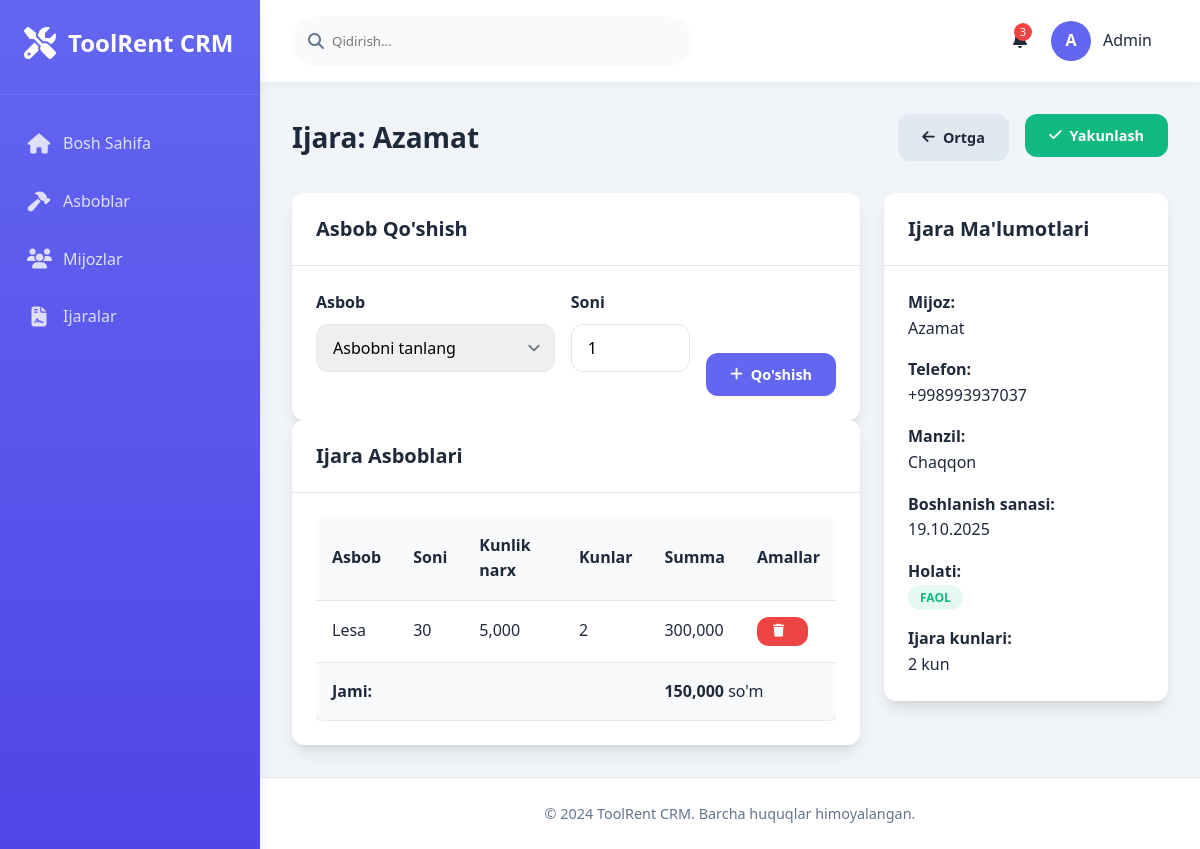
Page /rentals/18/items/ on the earlier database version.
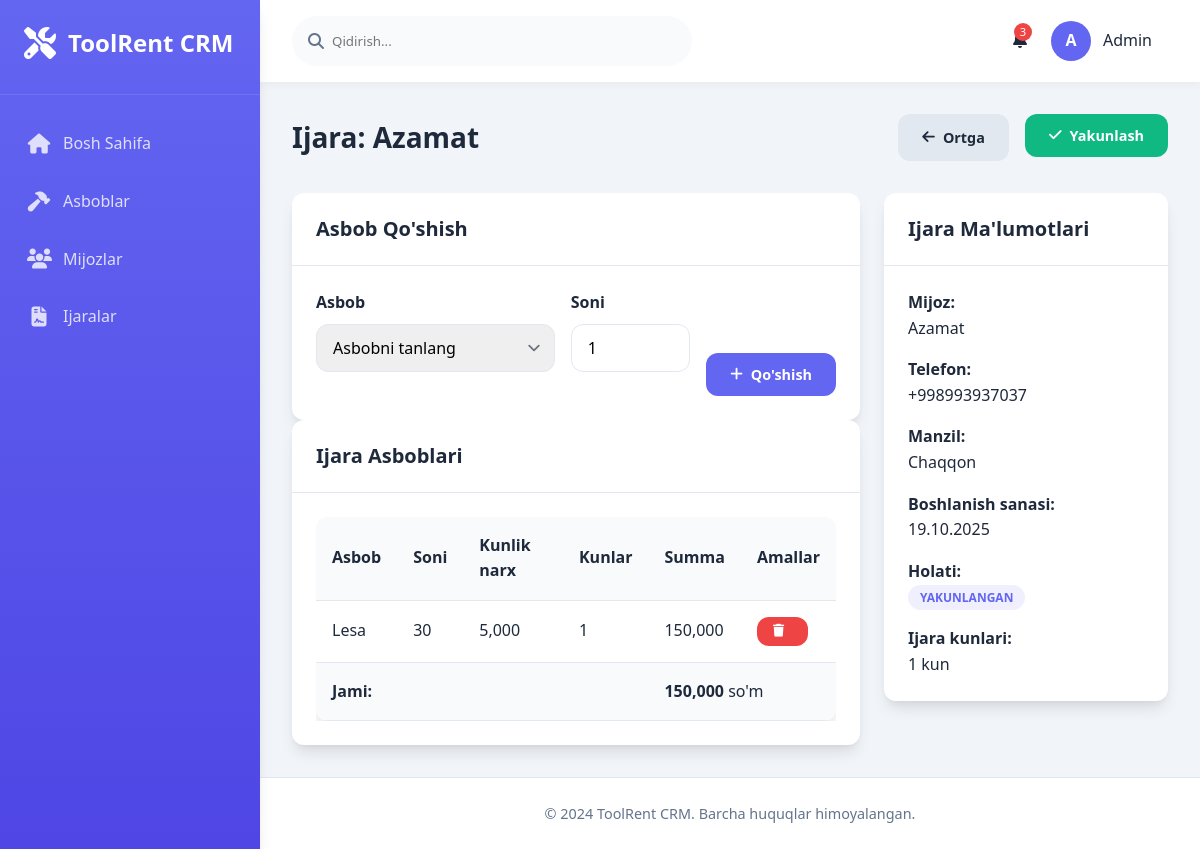
Same page on the later database version.
### main/models.py (models this page shows, shortened)
class RentalItem(models.Model):
    rental = models.ForeignKey(Rental, on_delete=models.CASCADE)
    tool = models.ForeignKey(Tool, on_delete=models.CASCADE, verbose_name="Asbob")
    quantity = models.IntegerField(verbose_name="Soni")
    daily_rate = models.DecimalField(max_digits=10, decimal_places=2, verbose_name="Kunlik narx")
    def get_total_days(self):
        try:
            return self.rental.get_total_days()
        except:
            return 1
    def get_total_amount(self):
        total_days = self.get_total_days()
        total = self.quantity * self.daily_rate * total_days
        return total

class Rental(models.Model):
    STATUS_CHOICES = [
        ('active', 'Faol'),
        ('completed', 'Yakunlangan'),
        ('cancelled', 'Bekor qilingan'),
    ]
    customer = models.ForeignKey(Customer, on_delete=models.CASCADE, verbose_name="Mijoz")
    start_date = models.DateField(verbose_name="Boshlanish sanasi", default=timezone.now)
    end_date = models.DateField(null=True, blank=True, verbose_name="Tugash sanasi")
    total_amount = models.DecimalField(max_digits=12, decimal_places=2, default=0, verbose_name="Jami summa")
    status = models.CharField(max_length=20, choices=STATUS_CHOICES, default='active', verbose_name="Holati")
    created_at = models.DateTimeField(auto_now_add=True)
    def get_total_days(self):
        try:
            if self.end_date:
                days = (self.end_date - self.start_date).days
                return days + 1 if days >= 0 else 1
            else:
                today = timezone.now().date()
                days = (today - self.start_date).days
                return days + 1 if days >= 0 else 1
        except (TypeError, ValueError):
            return 1  # Xato yuz bersa, kamida 1 kun
    class Meta:
        verbose_name = "Ijara"
        verbose_name_plural = "Ijaralar"

class Customer(models.Model):
    name = models.CharField(max_length=200, verbose_name="Ism")
    phone = models.CharField(max_length=20, verbose_name="Telefon")
    address = models.TextField(verbose_name="Manzil")
    created_at = models.DateTimeField(auto_now_add=True)
    class Meta:
        verbose_name = "Mijoz"
        verbose_name_plural = "Mijozlar"

class Tool(models.Model):
    name = models.CharField(max_length=200, verbose_name="Asbob nomi")
    category = models.ForeignKey(ToolCategory, on_delete=models.CASCADE, verbose_name="Kategoriya")
    daily_price = models.DecimalField(max_digits=10, decimal_places=2, verbose_name="Kunlik narx")
    quantity_total = models.IntegerField(verbose_name="Jami soni")
    quantity_available = models.IntegerField(verbose_name="Mavjud soni")
    is_active = models.BooleanField(default=True, verbose_name="Faol")
    created_at = models.DateTimeField(auto_now_add=True)
    class Meta:
        verbose_name = "Asbob"
        verbose_name_plural = "Asboblar"

### main/views.py (the view, shortened to what this page needs)
# urls.py: path('rentals/<int:rental_id>/items/', views.add_rental_items, name='add_rental_items'),
def add_rental_items(request, rental_id):
    rental = get_object_or_404(Rental, id=rental_id)
    tools = Tool.objects.filter(quantity_available__gt=0, is_active=True)
    rental_items = rental.rentalitem_set.all()
    context = {
        'rental': rental,
        'tools': tools,
        'rental_items': rental_items,
    }
    return render(request, 'main/add_rental_items.html', context)

### main/templates/main/add_rental_items.html (shortened to what the changed rows need)
{% extends 'main/base.html' %}
{% block content %}
<div class="page-title">
    <h2>Ijara: {{ rental.customer.name }}</h2>
    <div style="display: flex; gap: 1rem;">
        <a href="{% url 'main:rental_list' %}" class="btn btn-secondary">
        </a>
        {% if rental.rentalitem_set.exists %}
        <form method="post" style="display: inline;">
        </form>
        {% endif %}
    </div>
</div>
<div class="content-grid">
    <div class="left-column">
        <div class="card">
            <div class="card-body">
                {% if rental_items %}
                <div class="table-container">
                    <table class="table">
                        <thead>
                            <tr>
                                <th>Asbob</th>
                                <th>Soni</th>
                                <th>Kunlik narx</th>
                                <th>Kunlar</th>
                                <th>Summa</th>
                                <th>Amallar</th>
                            </tr>
                        </thead>
                        <tbody>
                            {% for item in rental_items %}
                            <tr>
                                <td>{{ item.tool.name }}</td>
                                <td class="number-format">{{ item.quantity }}</td>
                                <td class="number-format">{{ item.daily_rate|floatformat:0 }}</td>
                                <td class="number-format">{{ item.get_total_days }}</td>
                                <td class="number-format">
                                    {{ item.get_total_amount|floatformat:0 }}
                                    <br>
                                </td>
                                <td>
                                    <form method="post" style="display: inline;">
                                        <button type="submit" name="remove_item" class="btn btn-danger btn-sm"
                                                onclick="return confirm('{{ item.tool.name }} asbobini olib tashlashni istaysizmi?')">
                                            <i class="fas fa-trash"></i>
                                        </button>
                                    </form>
                                </td>
                            </tr>
                            {% endfor %}
                        </tbody>
                        <tfoot>
                            <tr style="background: var(--secondary);">
                                <td colspan="4"><strong>Jami:</strong></td>
                                <td colspan="2">
                                    <strong class="number-format">{{ rental.total_amount|floatformat:0 }}</strong> so'm
                                </td>
                            </tr>
                        </tfoot>
                    </table>
                </div>
                {% else %}
                <div style="text-align: center; padding: 2rem; color: var(--gray);">
                    <i class="fas fa-tools" style="font-size: 2rem; margin-bottom: 1rem; display: block; opacity: 0.5;"></i>
                    Hozircha asbob qo'shilmagan
                </div>
                {% endif %}
            </div>
        </div>
    </div>
    <div class="right-column">
        <div class="card">
            <div class="card-body">
                <div style="display: grid; gap: 1rem;">
                    <div>
                        <strong>Mijoz:</strong><br>
                        {{ rental.customer.name }}
                    </div>
                    <div>
                        <strong>Telefon:</strong><br>
                        {{ rental.customer.phone }}
                    </div>
                    <div>
                        <strong>Manzil:</strong><br>
                        {{ rental.customer.address|linebreaks }}
                    </div>
                    <div>
                        <strong>Boshlanish sanasi:</strong><br>
                        {{ rental.start_date|date:"d.m.Y" }}
                    </div>
                    <div>
                        <strong>Holati:</strong><br>
                        <span class="status-badge status-{{ rental.status }}">
                            {{ rental.get_status_display }}
                        </span>
                    </div>
                    <div>
                        <strong>Ijara kunlari:</strong><br>
                        <span class="number-format">{{ rental.get_total_days }}</span> kun
                    </div>
                </div>
            </div>
        </div>
    </div>
</div>
{% endblock %}

Differences in the rows shown:
changed Rental "Azamat": status "FAOL" → "YAKUNLANGAN"; get_total_days "2" → "1"
changed through a linked row, RentalItem "Lesa": get_total_days "2" → "1"; get_total_amount "300,000" → "150,000"
